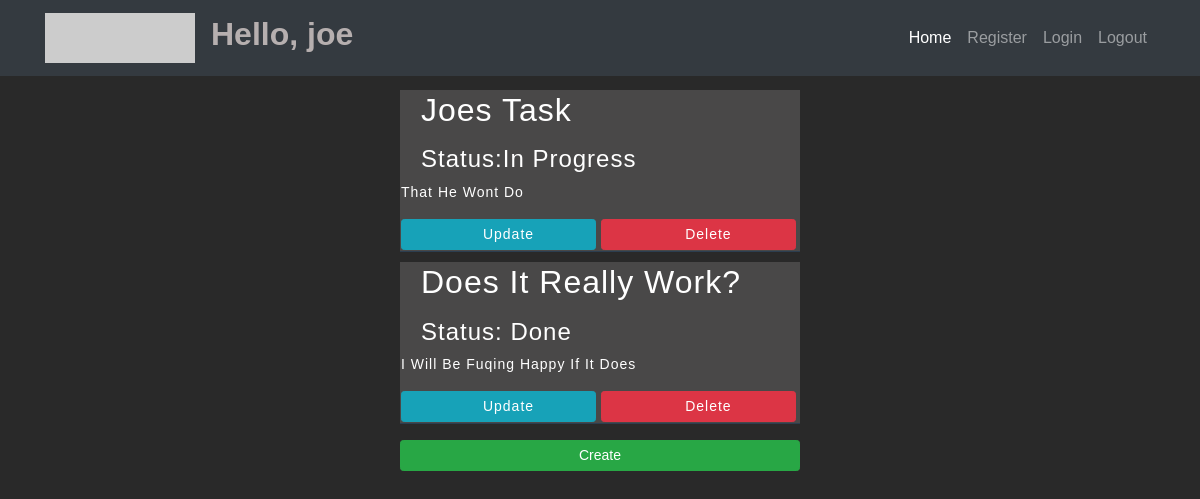
Page /todo/ (signed in) on the earlier database version.
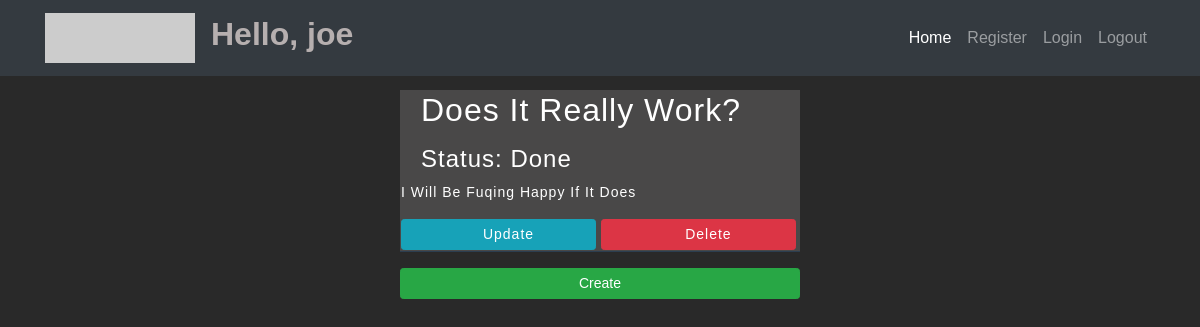
Same page on the later database version.
### tdapp/models.py (models this page shows, shortened)
class Task(models.Model):
    name = models.CharField(max_length=200, default='Untitled')
    creation_date = models.DateTimeField(auto_now_add=True, null=True)
    text = models.TextField()
    done = models.BooleanField(default=False)
    user = models.ForeignKey(User, on_delete=models.SET_NULL, null=True)

### tdapp/views.py (the view)
# urls.py: path('', views.index, name='home'),
def index(request):
    try:
        tasks = Task.objects.filter(user=request.user)
    except TypeError:
        template = loader.get_template('tdapp/unauth.html')
        return HttpResponse(template.render())
    context = {'tasks': tasks}
    return render(request, 'index.html', context)

### templates/index.html (shortened to what this page needs)
{% extends 'tdapp/base.html' %}
{% block content %}
<div class="tasks">
    {% for task in tasks %}
    <div class="label">
    <h2>{{ task.name }}
        <h4>Status:{% if task.done %} Done
        {% else %}In progress{% endif %}</h4>
        <span>{{ task.text }}</span>
    </h2>
  <a href="{% url 'tdapp:update' task.id %}" class="btn btn-sm btn-info"
     style="width: 49%">Update</a>
  <a href="{% url 'tdapp:delete' task.id %}" class="btn btn-sm btn-danger"
     style="width: 49%">Delete</a>
  </div>
    {% endfor %}
    <a href="{% url 'tdapp:create' %}" class="btn btn-sm btn-success"
    style="width: 100%">Create</a>
</div>
{% endblock %}

Differences in the rows shown:
removed Task: name "Joes Task", done "In Progress", text "That He Wont Do"
